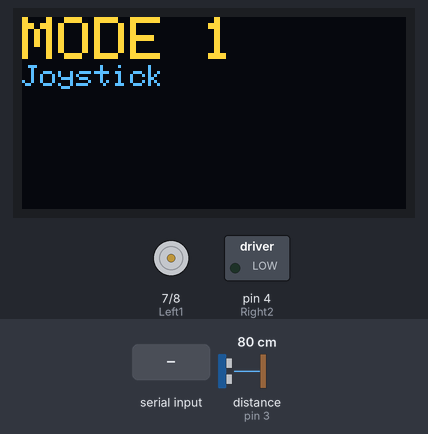
A sketch run on a simulated Arduino Uno, built with avr-gcc and run on an emulated ATmega328P. Parts: 128×64 one-colour display, motor-driver pin pairs drawn as motors (green arrow = first pin HIGH = forward, orange = second pin HIGH = backward, longer = more drive, scaled by the enable pin), switched loads named in the sketch (green lamp = pin HIGH). Inputs (shaded band) come from the test bench; at power-on: distance to the obstacle (sensor on pin 3) 80 cm. The echo pulse lasts 58.3 µs per cm; the OLED is the two-colour kind (top 16 rows yellow); no radio packets arrive unless stated; pins used as bus, display or sensor lines are not drawn.

Above: at 1.2 s.
1.3 s: "90,45\n" received over Serial
At 2.4 s:
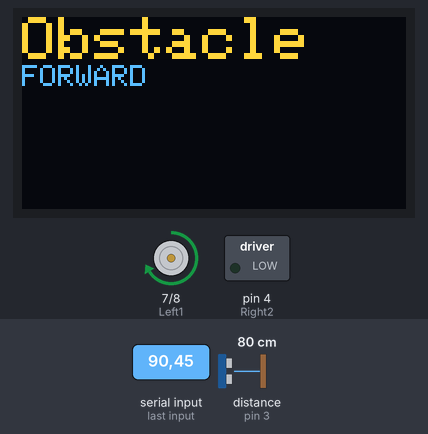
3.4 s: distance to the obstacle (sensor on pin 3) set to 22 cm
4.9 s: distance to the obstacle (sensor on pin 3) set to 19 cm
At 5.35 s:
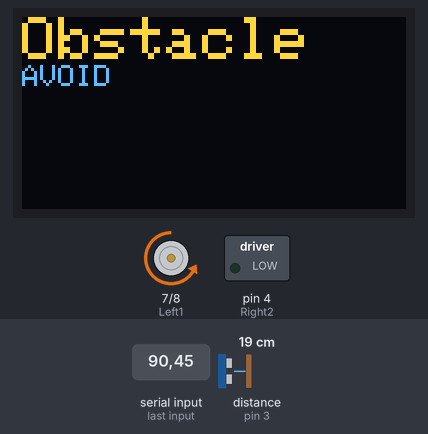
7.2 s: "30,150\n" received over Serial
At 7.63 s:
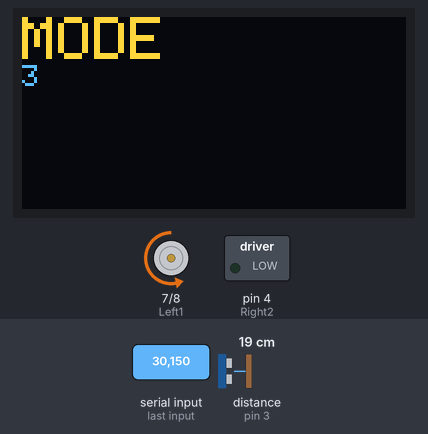
9.6 s: distance to the obstacle (sensor on pin 3) set to 35 cm
At 10.3 s:
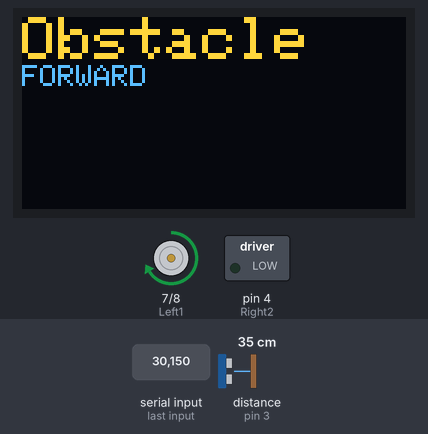
11.2 s: "200\n" received over Serial
At 12.6 s:
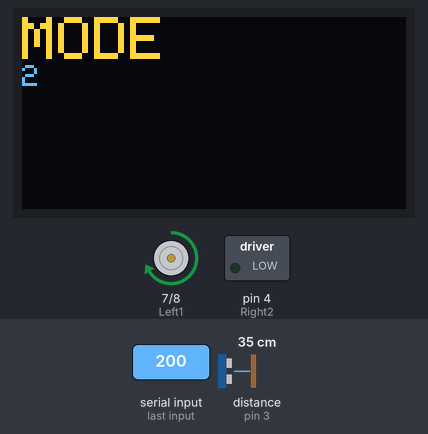
Timing chart, 0 to 13.7 s (numbered marks = the images above; inputs shaded):
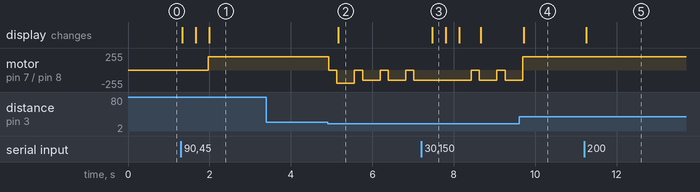

Measured:
- the behaviour switches between 21 and 20 cm on distance to the obstacle (sensor on pin 3) (found by bisection; images 1 and 2)
- after the input at 1.3 s, motor on pin 7 (Left1) / pin 8 (Left2): stopped → forward 200/255 after 0.67 s; the display: first changes at once (image 1 shows a later state)
- after the input at 3.4 s, every drawn part: stays the same
- after the input at 4.9 s, motor on pin 7 (Left1) / pin 8 (Left2): forward 200/255 → stopped at once, → backward 200/255 0.20 s later, → stopped 0.43 s later, → backward 150/255 0.20 s later, … (8 changes in this stretch); the display: changes after 0.26 s (image 2)
- after the input at 7.2 s, the display: changes after 0.27 s (image 3)
- after the input at 9.6 s, the display: changes after 0.12 s (image 4)
- after the input at 11.2 s, the display: changes after 0.05 s (image 5)

The sketch:

10_Multi_Mode_Robot_Car_Receiver.ino
```cpp
/*******************************************************
 * LAB SESSION 15 – MULTI-MODE ROBOT CAR (FULL CODE)
 * Modes:
 * 1. JOYSTICK      (NRF24)
 * 2. TILT          (NRF24)
 * 3. IR REMOTE     (IR Receiver)
 * 4. BLUETOOTH     (HC-05)
 * 5. OBSTACLE      (Ultrasonic Auto Mode)
 *******************************************************/

#include <SPI.h>
#include <nRF24L01.h>
#include <RF24.h>
#include <SoftwareSerial.h>
#include <IRremote.h>
#include <Wire.h>
#include <Adafruit_GFX.h>
#include <Adafruit_SSD1306.h>

// ================= DISPLAY ======================
Adafruit_SSD1306 display(128, 64, &Wire, -1);

// ================= BLUETOOTH ====================
SoftwareSerial BT(10, 11); // RX, TX

// ================= NRF24 ========================
RF24 radio(9, 10);          // CE, CSN
const byte address[6] = "MOD15";

// ================= IR ===========================
#define IR_PIN 6
IRrecv irrecv(IR_PIN);
decode_results results;

// ================= ULTRASONIC ===================
#define TRIG 2
#define ECHO 3

// ================= MOTOR PINS ===================
#define Left1 7
#define Left2 8
#define Left_Speed 6
#define Right1 3
#define Right2 4
#define Right_Speed 5

// ================= MODES ========================
enum Mode {
  MODE_JOYSTICK = 1,
  MODE_TILT,
  MODE_IR,
  MODE_BLUETOOTH,
  MODE_OBSTACLE
};

int currentMode = MODE_JOYSTICK;

// ================= NRF24 Payload =================
struct Payload {
  int16_t joyX;
  int16_t joyY;
  int16_t accelX;
  int16_t accelY;
  uint8_t buttons;
  uint8_t mode;
};

Payload incoming;

// =================================================
// OLED Helper
// =================================================
void show(String title, String msg = "") {
  display.clearDisplay();
  display.setCursor(0, 0);
  display.setTextSize(2);
  display.println(title);
  display.setTextSize(1);
  display.println(msg);
  display.display();
}

// =================================================
// Motor Control
// =================================================
void setMotors(int leftSpeed, int rightSpeed) {

  // Left
  if (leftSpeed > 0) {
    digitalWrite(Left1, HIGH);
    digitalWrite(Left2, LOW);
  } else if (leftSpeed < 0) {
    digitalWrite(Left1, LOW);
    digitalWrite(Left2, HIGH);
  } else {
    digitalWrite(Left1, LOW);
    digitalWrite(Left2, LOW);
  }
  analogWrite(Left_Speed, abs(leftSpeed));

  // Right
  if (rightSpeed > 0) {
    digitalWrite(Right1, HIGH);
    digitalWrite(Right2, LOW);
  } else if (rightSpeed < 0) {
    digitalWrite(Right1, LOW);
    digitalWrite(Right2, HIGH);
  } else {
    digitalWrite(Right1, LOW);
    digitalWrite(Right2, LOW);
  }
  analogWrite(Right_Speed, abs(rightSpeed));
}

void stopCar()       { setMotors(0, 0); }
void moveForward()   { setMotors(200, 200); }
void moveBackward()  { setMotors(-200,-200); }
void turnLeft()      { setMotors(-150,150); }
void turnRight()     { setMotors(150,-150); }

// =================================================
// MODE 1: Joystick Mode (NRF24)
// =================================================
void modeJoystick() {
  if (radio.available()) {
    radio.read(&incoming, sizeof(incoming));

    int dx = incoming.joyX - 512;
    int dy = incoming.joyY - 512;
    int threshold = 120;

    if (abs(dx) < threshold && abs(dy) < threshold) {
      stopCar();
      show("Joystick","STOP");
      return;
    }

    // Determine dominant direction
    if (abs(dy) > abs(dx)) {
      if (dy < 0) { moveForward(); show("Joystick","FORWARD"); }
      else        { moveBackward(); show("Joystick","BACK"); }
    } else {
      if (dx < 0) { turnLeft(); show("Joystick","LEFT"); }
      else        { turnRight(); show("Joystick","RIGHT"); }
    }
  }
}

// =================================================
// MODE 2: Tilt Mode (NRF24)
// =================================================
void modeTilt() {
  if (radio.available()) {
    radio.read(&incoming, sizeof(incoming));

    int ax = incoming.accelX;
    int ay = incoming.accelY;
    int threshold = 2000;

    if (abs(ax) < threshold && abs(ay) < threshold) {
      stopCar();
      show("Tilt","LEVEL");
      return;
    }

    if (abs(ay) > abs(ax)) {
      if (ay > 0) { moveForward(); show("Tilt","FORWARD"); }
      else        { moveBackward(); show("Tilt","BACK"); }
    } else {
      if (ax > 0) { turnRight(); show("Tilt","RIGHT"); }
      else        { turnLeft(); show("Tilt","LEFT"); }
    }
  }
}

// =================================================
// MODE 3: IR Remote Mode
// =================================================
void modeIR() {
  if (irrecv.decode(&results)) {
    unsigned long code = results.value;

    if      (code == 0x00FF18E7) { moveForward(); show("IR","FORWARD"); }
    else if (code == 0x00FF4AB5) { moveBackward(); show("IR","BACK"); }
    else if (code == 0x00FF10EF) { turnLeft(); show("IR","LEFT"); }
    else if (code == 0x00FF5AA5) { turnRight(); show("IR","RIGHT"); }
    else if (code == 0x00FF38C7) { stopCar(); show("IR","STOP"); }

    irrecv.resume();
  }
}

// =================================================
// MODE 4: Bluetooth Mode
// =================================================
void modeBluetooth() {
  if (BT.available()) {
    char c = BT.read();

    if      (c=='F') { moveForward(); show("BT","FORWARD"); }
    else if (c=='B') { moveBackward(); show("BT","BACK"); }
    else if (c=='L') { turnLeft(); show("BT","LEFT"); }
    else if (c=='R') { turnRight(); show("BT","RIGHT"); }
    else if (c=='S') { stopCar(); show("BT","STOP"); }
  }
}

// =================================================
// MODE 5: Obstacle Avoidance Mode
// =================================================
long getDistance() {
  digitalWrite(TRIG, LOW); delayMicroseconds(2);
  digitalWrite(TRIG, HIGH); delayMicroseconds(10);
  digitalWrite(TRIG, LOW);

  long duration = pulseIn(ECHO, HIGH);
  return duration * 0.034 / 2; // cm
}

void modeObstacle() {
  long d = getDistance();

  if (d < 20) {
    stopCar();
    delay(200);
    turnLeft();
    show("Obstacle","AVOID");
    delay(400);
  } else {
    moveForward();
    show("Obstacle","FORWARD");
  }
}

// =================================================
// SETUP
// =================================================
void setup() {
  Serial.begin(9600);
  BT.begin(9600);

  // Motor pins
  pinMode(Left1,OUTPUT);
  pinMode(Left2,OUTPUT);
  pinMode(Right1,OUTPUT);
  pinMode(Right2,OUTPUT);
  pinMode(Left_Speed,OUTPUT);
  pinMode(Right_Speed,OUTPUT);

  // IR
  irrecv.enableIRIn();

  // Ultrasonic
  pinMode(TRIG, OUTPUT);
  pinMode(ECHO, INPUT);

  // OLED
  display.begin(SSD1306_SWITCHCAPVCC,0x3C);
  display.clearDisplay();

  // NRF24
  radio.begin();
  radio.openReadingPipe(1, address);
  radio.setDataRate(RF24_250KBPS);
  radio.startListening();

  show("MODE 1","Joystick");
}

// =================================================
// LOOP
// =================================================
void loop() {

  // Change mode: send '1' to '5' from Serial Monitor
  if (Serial.available()) {
    char m = Serial.read();
    if (m >= '1' && m <= '5') {
      currentMode = m - '0';
      show("MODE", String(currentMode));
      delay(300);
    }
  }

  switch(currentMode) {
    case MODE_JOYSTICK:   modeJoystick();   break;
    case MODE_TILT:       modeTilt();       break;
    case MODE_IR:         modeIR();         break;
    case MODE_BLUETOOTH:  modeBluetooth();  break;
    case MODE_OBSTACLE:   modeObstacle();   break;
  }
}
```
